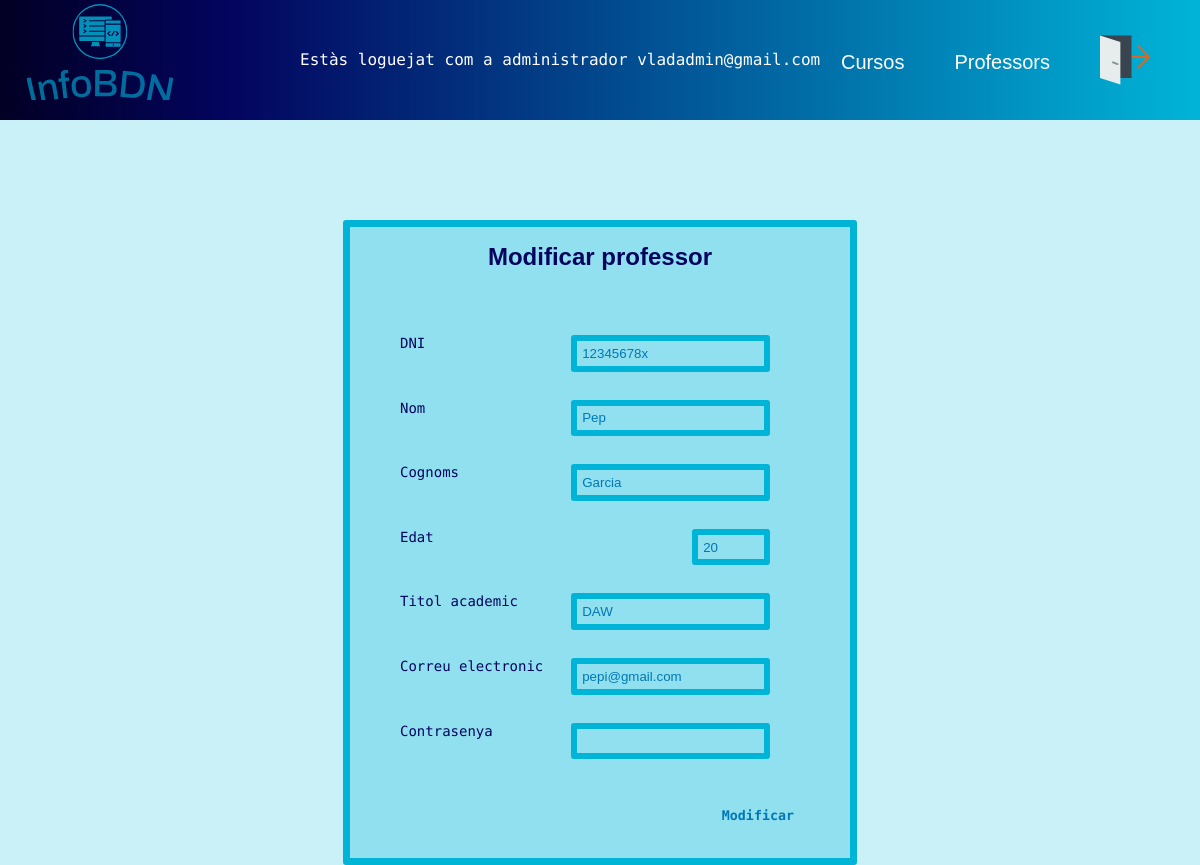
The app's page /InfoBDN/edit_prof.php?dni=12345678x (signed in), older data.
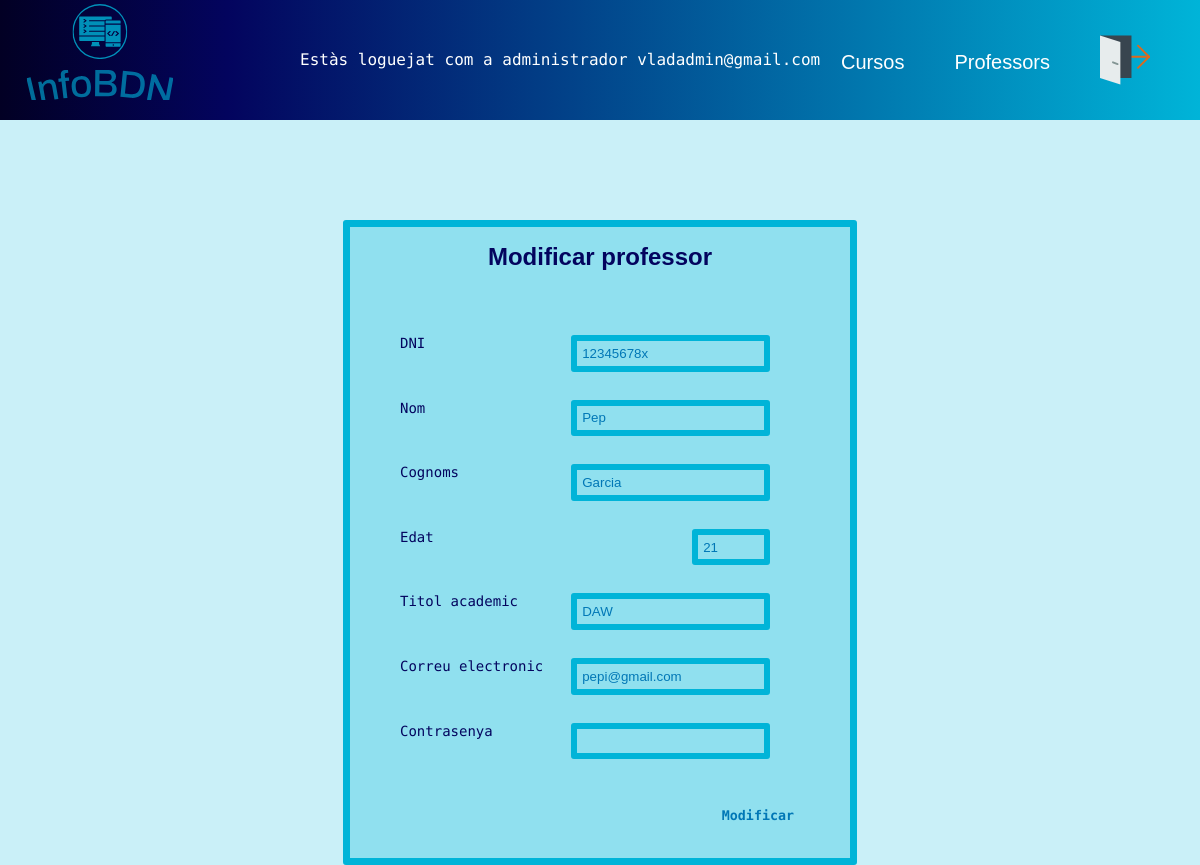
The same page, newer data.
### tables this page shows
CREATE TABLE `professor` (
  `DNI` varchar(12) NOT NULL,
  `Nom` varchar(20) NOT NULL,
  `Cognoms` varchar(20) NOT NULL,
  `Edat` int(2) NOT NULL DEFAULT 30,
  `Titol_academic` varchar(20) NOT NULL,
  `Foto` varchar(255) NOT NULL,
  `Mail` varchar(55) NOT NULL,
  `Actiu` varchar(2) NOT NULL DEFAULT 'si',
  `password` varchar(55) NOT NULL
);

### InfoBDN/edit_prof.php (the view, shortened to what this page needs)
<!DOCTYPE html>
<html lang="ca">
<head>
    <link rel="stylesheet" href="style.css">
</head>
<body>
    <?php
    include "functions.php";
    $bddcon = getBddConn();
    if (isset($_SESSION["email"]) && $_SESSION["role"] == "admin") {
        if ($_POST) {
            $dni = $_POST['dni'];
            $nom = $_POST['nom'];
            $cognoms = $_POST['cognoms'];
            $edat = $_POST['edat'];
            $titol = $_POST['titol'];
            $email = $_POST['correu'];
            $password = $_POST['password'];
            $md5pass = md5($password);
            $sql = "UPDATE professor SET Nom='$nom', Cognoms='$cognoms', Edat='$edat', Titol_academic='$titol', Mail='$email', password='$md5pass' WHERE DNI LIKE '$dni'";
            $consulta = mysqli_query($bddcon, $sql);
            if (!$consulta) {
                echo mysqli_error($bddcon) . "<br>";
                echo "Error querry no valida " . $sql;
                echo "Redirigint..";
                echo "<META HTTP-EQUIV='REFRESH' CONTENT='3;URL=profs_admin.php'>";
            } else {
                echo "Professor modificat exitosament!!!";
                echo "<META HTTP-EQUIV='REFRESH' CONTENT='3;URL=profs_admin.php'>";
            }
        } else {
            if ($_REQUEST['dni']) {
                $dni = $_REQUEST['dni'];
                $sql = "SELECT * FROM professor WHERE DNI LIKE '$dni'";
                $consulta = mysqli_query($bddcon, $sql);
                if (!$consulta) {
                    echo mysqli_error($bddcon) . "<br>";
                    echo "Error querry no valida " . $sql;
                    echo "Redirigint..";
                    echo "<META HTTP-EQUIV='REFRESH' CONTENT='3;URL=profs_admin.php'>";
                } else {
                    $prof = mysqli_fetch_assoc($consulta);
                    echo "<form class='big_form form' action='edit_prof.php' ENCTYPE='multipart/form-data' method='post'>
                        <h1> Modificar professor </h1>
                        <p>DNI<input type='text' name='dni' id='dni' value='" . $prof['DNI'] . "' readonly></p>
                        <p>Nom<input required type='text' name='nom' id='nom' value='" . $prof['Nom'] . "'></p>
                        <p>Cognoms<input required type='text' name='cognoms' id='cognoms' value='" . $prof['Cognoms'] . "'></p>
                        <p>Edat<input required type='number' name='edat' id='edat' max='100' min='18' value='" . $prof['Edat'] . "'></p>
                        <p>Titol academic<input required type='text' name='titol' id='titol' value='" . $prof['Titol_academic'] . "'></p>
                        <p>Correu electronic<input required type='email' name='correu' id='correu' value='" . $prof['Mail'] . "'></p>
                        <p>Contrasenya<input required type='password' name='password' id='password'></p>
                        <p><button class='submit_button' type='submit'>Modificar</button></p>
                        </form>";
                }
            } else {
                echo "No hem pogut obtenir el DNI del professor";
                echo "<META HTTP-EQUIV='REFRESH' CONTENT='3;URL=profs_admin.php'>";
            }
        }
    } else {
        echo "<p>Has d'estar valiat per veure aquesta pàgina</p>";
        echo "<META HTTP-EQUIV='REFRESH' CONTENT='3;URL=index.php'>";
    }
    ?>
</body>
</html>

Row changes from the older to the newer data that the page shows:
changed professor "Pep": edat "20" → "21"
